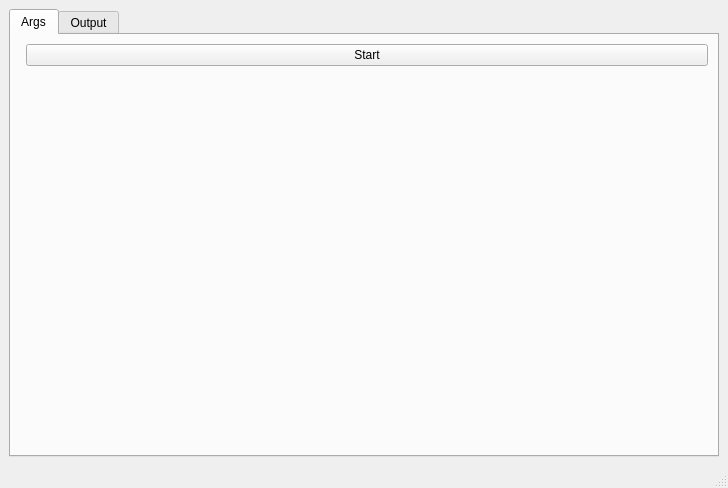
<?xml version="1.0" encoding="UTF-8"?>
<ui version="4.0">
 <class>MainWindow</class>
 <widget class="QMainWindow" name="MainWindow">
  <property name="geometry">
   <rect>
    <x>0</x>
    <y>0</y>
    <width>728</width>
    <height>488</height>
   </rect>
  </property>
  <property name="windowTitle">
   <string>MainWindow</string>
  </property>
  <widget class="QWidget" name="centralwidget">
   <layout class="QVBoxLayout" name="verticalLayout">
    <item>
     <widget class="QTabWidget" name="tabWidget">
      <property name="currentIndex">
       <number>0</number>
      </property>
      <widget class="QWidget" name="argsTab">
       <attribute name="title">
        <string>Args</string>
       </attribute>
       <layout class="QFormLayout" name="formLayout">
        <property name="fieldGrowthPolicy">
         <enum>QFormLayout::AllNonFixedFieldsGrow</enum>
        </property>
        <item row="0" column="1">
         <widget class="QPushButton" name="startButton">
          <property name="text">
           <string>Start</string>
          </property>
         </widget>
        </item>
       </layout>
      </widget>
      <widget class="QWidget" name="outputTab">
       <attribute name="title">
        <string>Output</string>
       </attribute>
       <layout class="QVBoxLayout" name="verticalLayout_2">
        <item>
         <widget class="QPlainTextEdit" name="outputTextEdit"/>
        </item>
       </layout>
      </widget>
     </widget>
    </item>
   </layout>
  </widget>
  <widget class="QMenuBar" name="menubar">
   <property name="geometry">
    <rect>
     <x>0</x>
     <y>0</y>
     <width>728</width>
     <height>25</height>
    </rect>
   </property>
  </widget>
  <widget class="QStatusBar" name="statusbar"/>
 </widget>
 <resources/>
 <connections/>
</ui>
